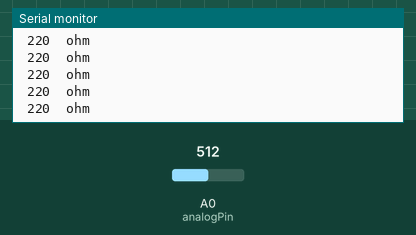
Recording of a sketch running on a simulated Arduino Uno, built with avr-gcc and run on an emulated ATmega328P. Shown: the last lines printed to the serial monitor. The test bench sets the inputs (shaded band); at power-on: A0 (analogPin) = 512.

Above: at 1.2 s.
1.3 s: A0 (analogPin) set to 128
At 1.31 s:
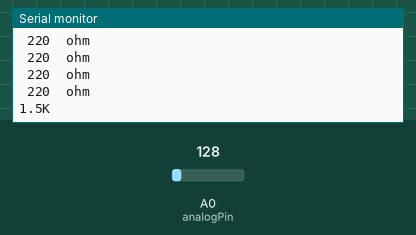
3.2 s: A0 (analogPin) set to 314
At 3.22 s:
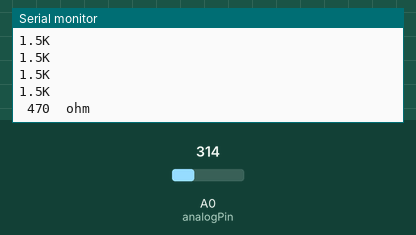

The sketch:

Arduino__resistor_founder_ino.ino
```cpp
int analogPin= 0;
int raw= 0;
int Vin= 5;
float Vout= 0;
float R1= 220;
float R2= 0;
float buffer= 0;

void setup()
{
Serial.begin(9600);
}

void loop()
{
raw= analogRead(analogPin);
if(raw)
{
buffer= raw * Vin;
Vout= (buffer)/1024.0;
buffer= (Vin/Vout) -1;
R2= R1 * buffer;
//Serial.print("Vout: ");
//Serial.println(Vout);
//Serial.print("R2: ");
//Serial.println(R2);
if (R2>  92  && R2 < 108 ) {Serial.println(" 100  ohm");}
if (R2>  138  && R2 < 162 ) {Serial.println(" 150  ohm");}
if (R2>  203  && R2 < 237 ) {Serial.println(" 220  ohm");}
if (R2>  304  && R2 < 356 ) {Serial.println(" 330  ohm");}
if (R2>  433  && R2 < 507 ) {Serial.println(" 470  ohm");}
if (R2>  626  && R2 < 734 ) {Serial.println(" 680  ohm");}
if (R2>  920  && R2 < 1080 ) {Serial.println("1K");}
if (R2>  1380  && R2 < 1620 ) {Serial.println("1.5K");}
if (R2>  2024  && R2 < 2376 ) {Serial.println("2.2K");}
if (R2>  3036  && R2 < 3564 ) {Serial.println("3.3K");}
if (R2>  4324  && R2 < 5076 ) {Serial.println("4.7Km");}
if (R2>  6256  && R2 < 7344 ) {Serial.println("6.8K");}
delay(100);
}
}
```

Measured:
- after the input at 1.3 s, the serial monitor: prints a new line at once (image 1)
- after the input at 3.2 s, the serial monitor: prints a new line at once (image 2)
